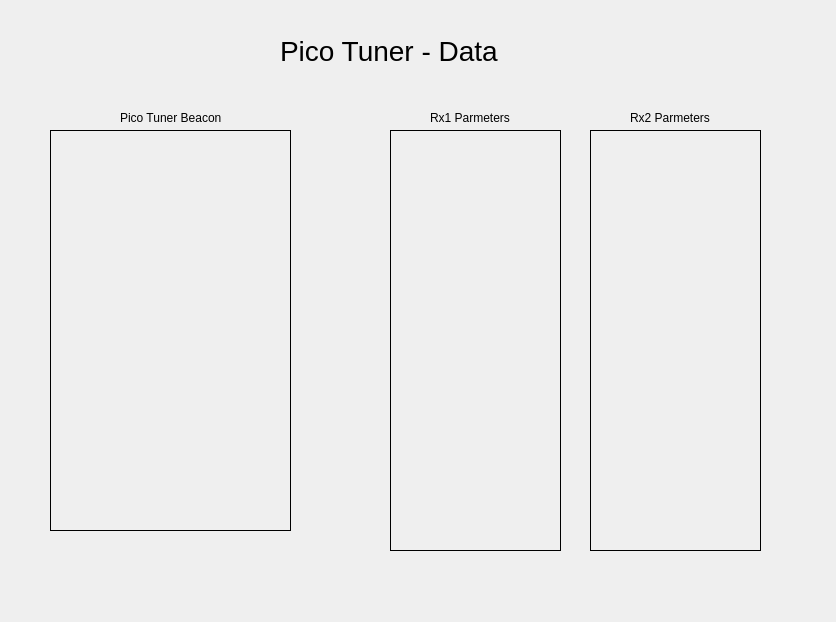
<?xml version="1.0" encoding="UTF-8"?>
<ui version="4.0">
 <class>Techdata</class>
 <widget class="QDialog" name="Techdata">
  <property name="geometry">
   <rect>
    <x>0</x>
    <y>0</y>
    <width>836</width>
    <height>622</height>
   </rect>
  </property>
  <property name="windowTitle">
   <string>Technical Data</string>
  </property>
  <property name="windowIcon">
   <iconset>
    <normaloff>tuner_knob.png</normaloff>tuner_knob.png</iconset>
  </property>
  <widget class="QLabel" name="label">
   <property name="geometry">
    <rect>
     <x>280</x>
     <y>20</y>
     <width>221</width>
     <height>61</height>
    </rect>
   </property>
   <property name="font">
    <font>
     <pointsize>21</pointsize>
    </font>
   </property>
   <property name="text">
    <string>Pico Tuner - Data</string>
   </property>
  </widget>
  <widget class="QLabel" name="beaconBox">
   <property name="geometry">
    <rect>
     <x>50</x>
     <y>130</y>
     <width>241</width>
     <height>401</height>
    </rect>
   </property>
   <property name="frameShape">
    <enum>QFrame::Box</enum>
   </property>
   <property name="text">
    <string/>
   </property>
  </widget>
  <widget class="QLabel" name="rx1ParmsBox">
   <property name="geometry">
    <rect>
     <x>390</x>
     <y>130</y>
     <width>171</width>
     <height>421</height>
    </rect>
   </property>
   <property name="frameShape">
    <enum>QFrame::Box</enum>
   </property>
   <property name="text">
    <string/>
   </property>
  </widget>
  <widget class="QLabel" name="rx2ParmsBox">
   <property name="geometry">
    <rect>
     <x>590</x>
     <y>130</y>
     <width>171</width>
     <height>421</height>
    </rect>
   </property>
   <property name="frameShape">
    <enum>QFrame::Box</enum>
   </property>
   <property name="text">
    <string/>
   </property>
  </widget>
  <widget class="QLabel" name="label_2">
   <property name="geometry">
    <rect>
     <x>120</x>
     <y>110</y>
     <width>111</width>
     <height>16</height>
    </rect>
   </property>
   <property name="text">
    <string>Pico Tuner Beacon</string>
   </property>
  </widget>
  <widget class="QLabel" name="label_3">
   <property name="geometry">
    <rect>
     <x>430</x>
     <y>110</y>
     <width>91</width>
     <height>16</height>
    </rect>
   </property>
   <property name="text">
    <string>Rx1 Parmeters</string>
   </property>
  </widget>
  <widget class="QLabel" name="label_4">
   <property name="geometry">
    <rect>
     <x>630</x>
     <y>110</y>
     <width>91</width>
     <height>16</height>
    </rect>
   </property>
   <property name="text">
    <string>Rx2 Parmeters</string>
   </property>
  </widget>
 </widget>
 <resources/>
 <connections/>
</ui>
